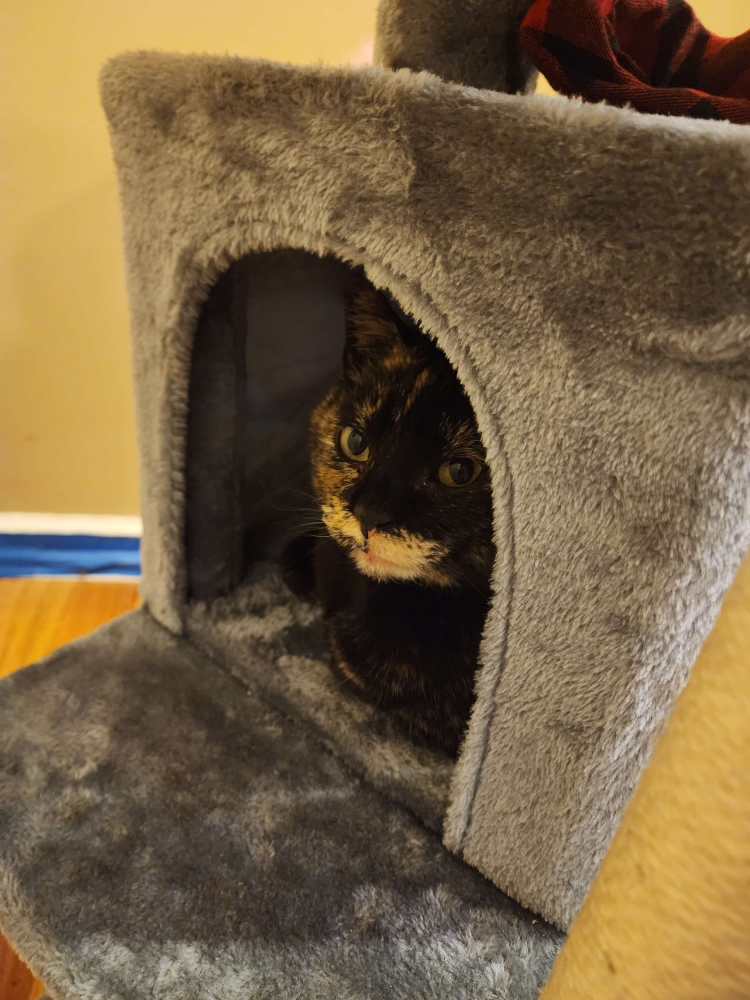
#> input picture myHW2/catTemp.jpg, 3000 x 4000 px (shown at 1/4 size)
$ jupyter execute --allow-errors myhw2.ipynb   (older library calls are emulated)
#> lines starting #> are read from the running program, lines starting #| are printed output that depends on the picture
[cell 1]
import numpy as np
import matplotlib.pyplot as plt
from time import time
from skimage import io,color
import cv2 as cv

[cell 2]
# Open image as grayscale
#cv.COLOR_BGR2RGB
img = io.imread('catTemp.jpg', as_gray=True)
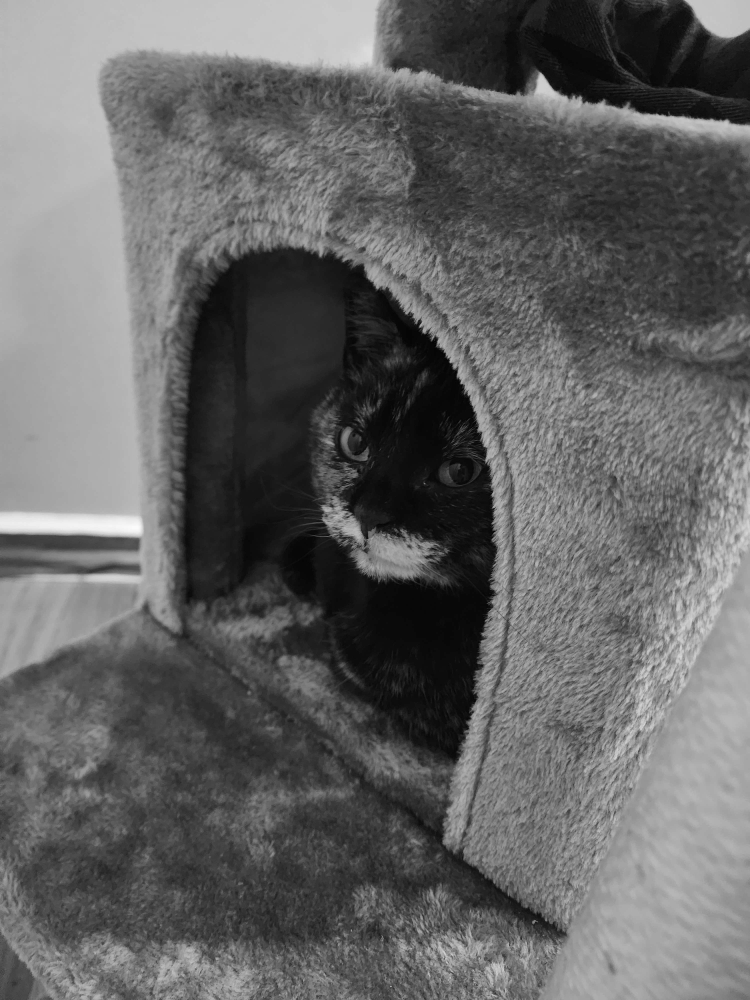
#> img: shape (4000, 3000) float64 (shown at 1/4 size); min 0.000833, max 0.987, mean 0.393
imgcv = cv.imread('catTemp.jpg')
#> imgcv is the input picture: shape (4000, 3000, 3); mean B, G, R 67.6, 98, 119.1
imgcv = cv.cvtColor(imgcv,cv.COLOR_BGR2GRAY)
#> imgcv: shape (4000, 3000)
imgcv = cv.cvtColor(imgcv,cv.COLOR_BGR2RGB)
#> imgcv: shape (4000, 3000, 3)
# Show image
plt.imshow(imgcv)
plt.axis('off')

plt.show()
